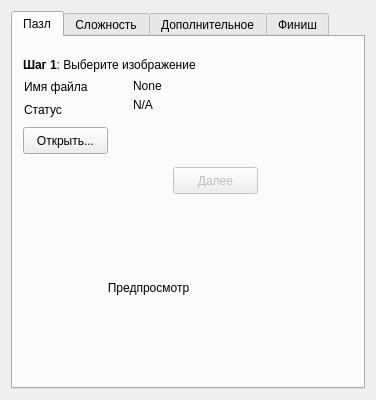
<?xml version="1.0" encoding="UTF-8"?>
<ui version="4.0">
 <class>Control</class>
 <widget class="QWidget" name="Control">
  <property name="geometry">
   <rect>
    <x>0</x>
    <y>0</y>
    <width>376</width>
    <height>400</height>
   </rect>
  </property>
  <property name="windowTitle">
   <string>Settings</string>
  </property>
  <layout class="QGridLayout" name="gridLayout">
   <item row="0" column="0">
    <widget class="QTabWidget" name="tabWidget">
     <property name="enabled">
      <bool>true</bool>
     </property>
     <property name="focusPolicy">
      <enum>Qt::ClickFocus</enum>
     </property>
     <property name="currentIndex">
      <number>0</number>
     </property>
     <widget class="QWidget" name="tab">
      <property name="enabled">
       <bool>true</bool>
      </property>
      <attribute name="title">
       <string>Пазл</string>
      </attribute>
      <widget class="QLabel" name="label_3">
       <property name="geometry">
        <rect>
         <x>10</x>
         <y>20</y>
         <width>231</width>
         <height>17</height>
        </rect>
       </property>
       <property name="text">
        <string>&lt;html&gt;&lt;head/&gt;&lt;body&gt;&lt;p&gt;&lt;span style=&quot; font-weight:600;&quot;&gt;Шаг 1&lt;/span&gt;: Выберите изображение&lt;/p&gt;&lt;/body&gt;&lt;/html&gt;</string>
       </property>
      </widget>
      <widget class="QPushButton" name="pushButton_2">
       <property name="geometry">
        <rect>
         <x>10</x>
         <y>90</y>
         <width>85</width>
         <height>27</height>
        </rect>
       </property>
       <property name="text">
        <string>Открыть...</string>
       </property>
      </widget>
      <widget class="QPushButton" name="load_buttn">
       <property name="enabled">
        <bool>false</bool>
       </property>
       <property name="geometry">
        <rect>
         <x>160</x>
         <y>130</y>
         <width>85</width>
         <height>27</height>
        </rect>
       </property>
       <property name="text">
        <string>Далее</string>
       </property>
      </widget>
      <widget class="QLabel" name="preview_pict">
       <property name="geometry">
        <rect>
         <x>30</x>
         <y>170</y>
         <width>211</width>
         <height>161</height>
        </rect>
       </property>
       <property name="text">
        <string>Предпросмотр</string>
       </property>
       <property name="alignment">
        <set>Qt::AlignCenter</set>
       </property>
      </widget>
      <widget class="QLabel" name="imagests_lbl">
       <property name="geometry">
        <rect>
         <x>120</x>
         <y>60</y>
         <width>26</width>
         <height>16</height>
        </rect>
       </property>
       <property name="text">
        <string>N/A</string>
       </property>
      </widget>
      <widget class="QLabel" name="label_5">
       <property name="geometry">
        <rect>
         <x>11</x>
         <y>41</y>
         <width>79</width>
         <height>17</height>
        </rect>
       </property>
       <property name="text">
        <string>Имя файла</string>
       </property>
      </widget>
      <widget class="QLabel" name="image_name">
       <property name="geometry">
        <rect>
         <x>120</x>
         <y>40</y>
         <width>37</width>
         <height>17</height>
        </rect>
       </property>
       <property name="text">
        <string>None</string>
       </property>
      </widget>
      <widget class="QLabel" name="label_6">
       <property name="geometry">
        <rect>
         <x>11</x>
         <y>64</y>
         <width>46</width>
         <height>17</height>
        </rect>
       </property>
       <property name="text">
        <string>Статус</string>
       </property>
      </widget>
     </widget>
     <widget class="QWidget" name="tab_2">
      <property name="enabled">
       <bool>false</bool>
      </property>
      <attribute name="title">
       <string>Сложность</string>
      </attribute>
      <widget class="QSlider" name="lvl_slider">
       <property name="geometry">
        <rect>
         <x>10</x>
         <y>60</y>
         <width>201</width>
         <height>34</height>
        </rect>
       </property>
       <property name="minimum">
        <number>1</number>
       </property>
       <property name="maximum">
        <number>4</number>
       </property>
       <property name="orientation">
        <enum>Qt::Horizontal</enum>
       </property>
       <property name="tickPosition">
        <enum>QSlider::TicksBelow</enum>
       </property>
       <property name="tickInterval">
        <number>1</number>
       </property>
      </widget>
      <widget class="QLabel" name="label">
       <property name="geometry">
        <rect>
         <x>10</x>
         <y>10</y>
         <width>281</width>
         <height>51</height>
        </rect>
       </property>
       <property name="text">
        <string>&lt;html&gt;&lt;head/&gt;&lt;body&gt;&lt;p&gt;&lt;span style=&quot; font-weight:600;&quot;&gt;Шаг 2: &lt;/span&gt;Настроить уровень&lt;/p&gt;&lt;p&gt; сложности&lt;/p&gt;&lt;/body&gt;&lt;/html&gt;</string>
       </property>
      </widget>
      <widget class="QPushButton" name="nextlvl_buttn">
       <property name="geometry">
        <rect>
         <x>160</x>
         <y>130</y>
         <width>85</width>
         <height>27</height>
        </rect>
       </property>
       <property name="text">
        <string>Далее</string>
       </property>
      </widget>
     </widget>
     <widget class="QWidget" name="tab_3">
      <property name="enabled">
       <bool>false</bool>
      </property>
      <attribute name="title">
       <string>Дополнительное</string>
      </attribute>
      <widget class="QPushButton" name="add_buttn">
       <property name="geometry">
        <rect>
         <x>160</x>
         <y>130</y>
         <width>85</width>
         <height>27</height>
        </rect>
       </property>
       <property name="text">
        <string>Далее</string>
       </property>
      </widget>
      <widget class="QComboBox" name="color_box">
       <property name="geometry">
        <rect>
         <x>160</x>
         <y>10</y>
         <width>78</width>
         <height>27</height>
        </rect>
       </property>
      </widget>
      <widget class="QLabel" name="label_2">
       <property name="geometry">
        <rect>
         <x>10</x>
         <y>0</y>
         <width>111</width>
         <height>41</height>
        </rect>
       </property>
       <property name="text">
        <string>Цвет границ</string>
       </property>
      </widget>
      <widget class="QLabel" name="label_7">
       <property name="geometry">
        <rect>
         <x>10</x>
         <y>30</y>
         <width>141</width>
         <height>41</height>
        </rect>
       </property>
       <property name="text">
        <string>Глубина тени</string>
       </property>
      </widget>
      <widget class="QSpinBox" name="spinBox">
       <property name="geometry">
        <rect>
         <x>180</x>
         <y>40</y>
         <width>51</width>
         <height>31</height>
        </rect>
       </property>
       <property name="readOnly">
        <bool>false</bool>
       </property>
       <property name="keyboardTracking">
        <bool>false</bool>
       </property>
       <property name="minimum">
        <number>1</number>
       </property>
       <property name="maximum">
        <number>10</number>
       </property>
       <property name="value">
        <number>10</number>
       </property>
      </widget>
      <widget class="QLabel" name="label_8">
       <property name="geometry">
        <rect>
         <x>10</x>
         <y>70</y>
         <width>161</width>
         <height>41</height>
        </rect>
       </property>
       <property name="text">
        <string>Интенсивность тени</string>
       </property>
      </widget>
      <widget class="QSlider" name="horizontalSlider">
       <property name="geometry">
        <rect>
         <x>10</x>
         <y>100</y>
         <width>241</width>
         <height>29</height>
        </rect>
       </property>
       <property name="minimum">
        <number>1</number>
       </property>
       <property name="maximum">
        <number>255</number>
       </property>
       <property name="singleStep">
        <number>10</number>
       </property>
       <property name="pageStep">
        <number>30</number>
       </property>
       <property name="value">
        <number>120</number>
       </property>
       <property name="orientation">
        <enum>Qt::Horizontal</enum>
       </property>
      </widget>
     </widget>
     <widget class="QWidget" name="tab_4">
      <property name="enabled">
       <bool>false</bool>
      </property>
      <attribute name="title">
       <string>Финиш</string>
      </attribute>
      <widget class="QPushButton" name="pushButton">
       <property name="geometry">
        <rect>
         <x>10</x>
         <y>80</y>
         <width>101</width>
         <height>27</height>
        </rect>
       </property>
       <property name="text">
        <string>Перемешать</string>
       </property>
      </widget>
      <widget class="QLabel" name="label_4">
       <property name="geometry">
        <rect>
         <x>10</x>
         <y>10</y>
         <width>191</width>
         <height>51</height>
        </rect>
       </property>
       <property name="text">
        <string>&lt;html&gt;&lt;head/&gt;&lt;body&gt;&lt;p&gt;&lt;span style=&quot; font-weight:600;&quot;&gt;Шаг 4&lt;/span&gt;: Перемешать &lt;/p&gt;&lt;p&gt;и начать собирать пазл&lt;/p&gt;&lt;/body&gt;&lt;/html&gt;</string>
       </property>
      </widget>
      <widget class="QPushButton" name="finish_buttn">
       <property name="enabled">
        <bool>false</bool>
       </property>
       <property name="geometry">
        <rect>
         <x>114</x>
         <y>130</y>
         <width>131</width>
         <height>27</height>
        </rect>
       </property>
       <property name="text">
        <string>Начать сборку</string>
       </property>
      </widget>
     </widget>
    </widget>
   </item>
  </layout>
 </widget>
 <resources/>
 <connections/>
</ui>
